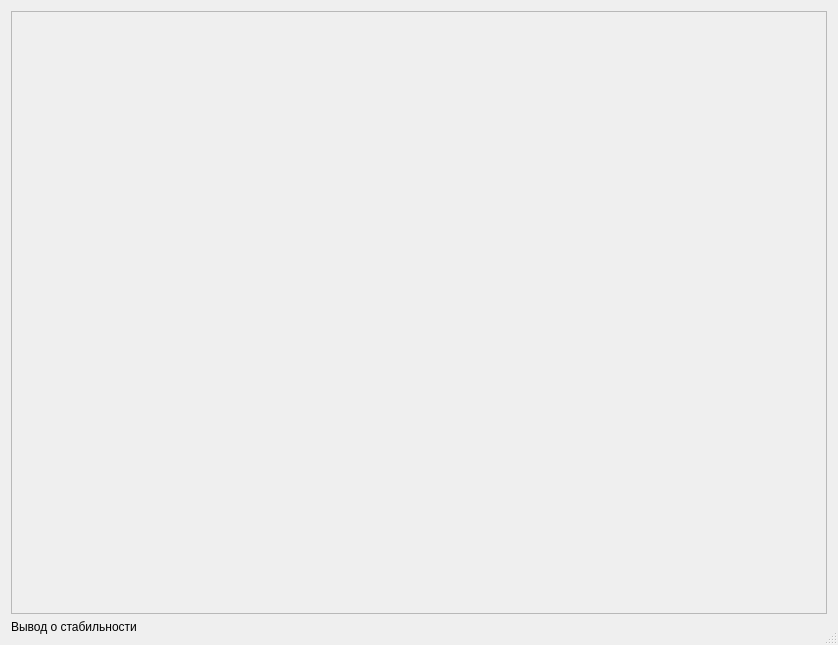
<?xml version="1.0" encoding="UTF-8"?>
<ui version="4.0">
 <class>plot_form</class>
 <widget class="QDialog" name="plot_form">
  <property name="geometry">
   <rect>
    <x>0</x>
    <y>0</y>
    <width>838</width>
    <height>645</height>
   </rect>
  </property>
  <property name="windowTitle">
   <string>Dialog</string>
  </property>
  <property name="sizeGripEnabled">
   <bool>true</bool>
  </property>
  <layout class="QVBoxLayout" name="verticalLayout">
   <item>
    <widget class="QScrollArea" name="scrollArea">
     <property name="widgetResizable">
      <bool>true</bool>
     </property>
     <widget class="QWidget" name="scrollAreaWidgetContents">
      <property name="geometry">
       <rect>
        <x>0</x>
        <y>0</y>
        <width>810</width>
        <height>589</height>
       </rect>
      </property>
      <layout class="QVBoxLayout" name="verticalLayout_2">
       <item>
        <widget class="QCustomPlot" name="customPlot" native="true"/>
       </item>
      </layout>
     </widget>
    </widget>
   </item>
   <item>
    <widget class="QLabel" name="labelConclusion">
     <property name="text">
      <string>Вывод о стабильности</string>
     </property>
    </widget>
   </item>
  </layout>
 </widget>
 <customwidgets>
  <customwidget>
   <class>QCustomPlot</class>
   <extends>QWidget</extends>
   <header>qcustomplot.h</header>
   <container>1</container>
  </customwidget>
 </customwidgets>
 <resources/>
 <connections/>
</ui>
